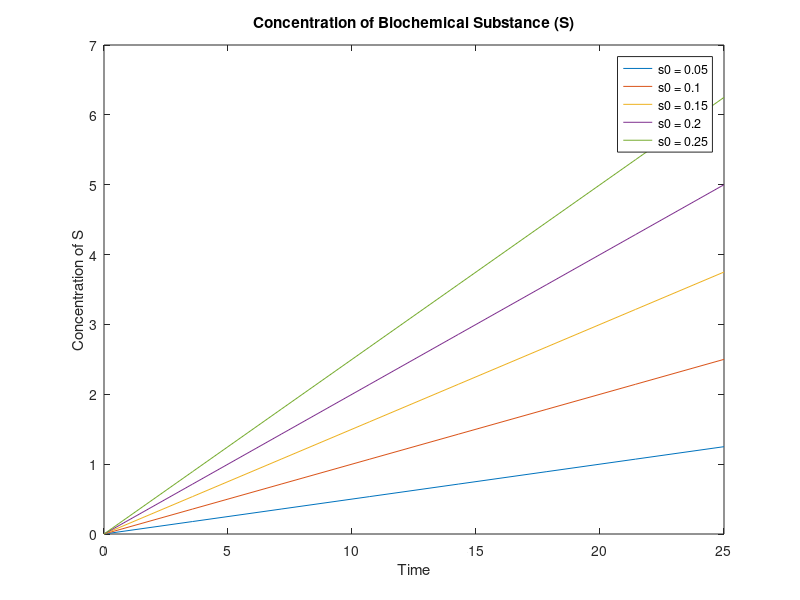

Here is the MATLAB script that generated this plot:
for i=0.05:0.05:0.25
    fplot(@(t) i*t, [0 25])
    hold on
end

title('Concentration of Biochemical Substance (S)')
legend('s0 = 0.05','s0 = 0.1','s0 = 0.15','s0 = 0.2', 's0 = 0.25')
xlabel('Time')
ylabel('Concentration of S')